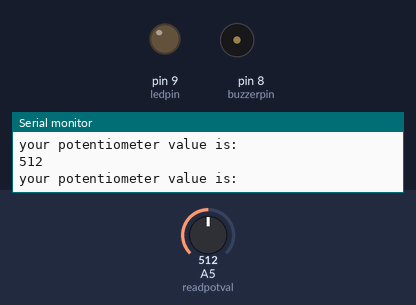
The sketch below on a simulated Arduino Uno, built with avr-gcc and run on an emulated ATmega328P. Parts: output pins drawn as LEDs (lit = HIGH), buzzer (waves = sounding, pin HIGH), the last lines printed to the serial monitor. The inputs (shaded band) are chosen by the test bench; at power-on: A5 (readpotval) = 512.

Above: at 1.2 s.
1.3 s: A5 (readpotval) set to 885
2.8 s: A5 (readpotval) set to 915
At 3.5 s:
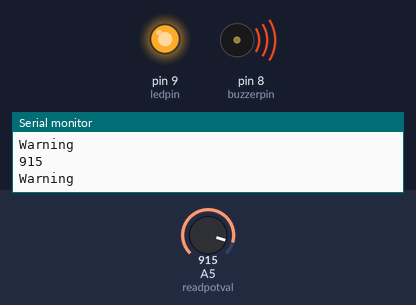
5.8 s: A5 (readpotval) set to 900
At 6.5 s:
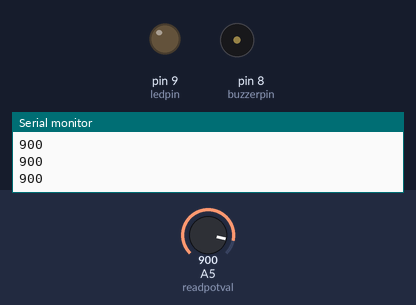
7.3 s: A5 (readpotval) set to 1023
At 7.81 s:
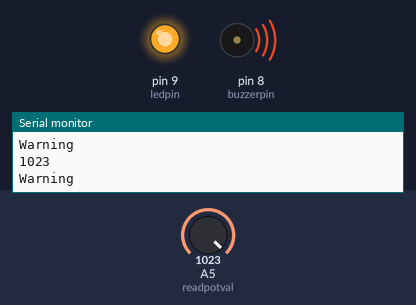
Timing chart, 0 to 10.3 s (numbered marks = the images above; inputs shaded):
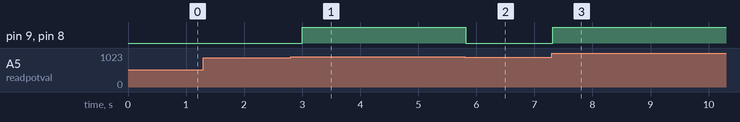

Measured:
- the behaviour switches between 900 and 901 on A5 (readpotval) (found by bisection; images 0 and 1)
- after the input at 2.8 s, pin 9 (ledpin), pin 8 (buzzerpin): LOW → HIGH after 0.20 s
- after the input at 5.8 s, pin 9 (ledpin), pin 8 (buzzerpin): HIGH → LOW at once
- after the input at 7.3 s, pin 9 (ledpin), pin 8 (buzzerpin): LOW → HIGH at once

The sketch:

22_Understanding_and_Using_Active_Buzzers.ino
```cpp
// Read the potentiometer than sound the buzzer if the potentiometer excesses a 1000
int buzzerpin =8;
int ledpin= 9;
int readpotval=A5;
int readval;
int delaytime=500;
int delaytimebuzz=100;

void setup() {
  // put your setup code here, to run once:
  pinMode(buzzerpin,OUTPUT);
  pinMode(ledpin ,  OUTPUT);
  Serial.begin(9600);


}

void loop() {
  // put your main code here, to run repeatedly:
  readval= analogRead(readpotval);
  Serial.println(readval);

  if (readval < 900){
    Serial.println("your potentiometer value is:");
     readval=analogRead(readpotval);
    delay(delaytime);

  }
  else if (readval>900){
    Serial.println("Warning");
    digitalWrite (buzzerpin, HIGH);
 digitalWrite (ledpin   , HIGH);
 delay(delaytimebuzz);
 digitalWrite (buzzerpin, LOW);
 digitalWrite (ledpin,    LOW);
  }

 //delay(delaytime);
}
```
